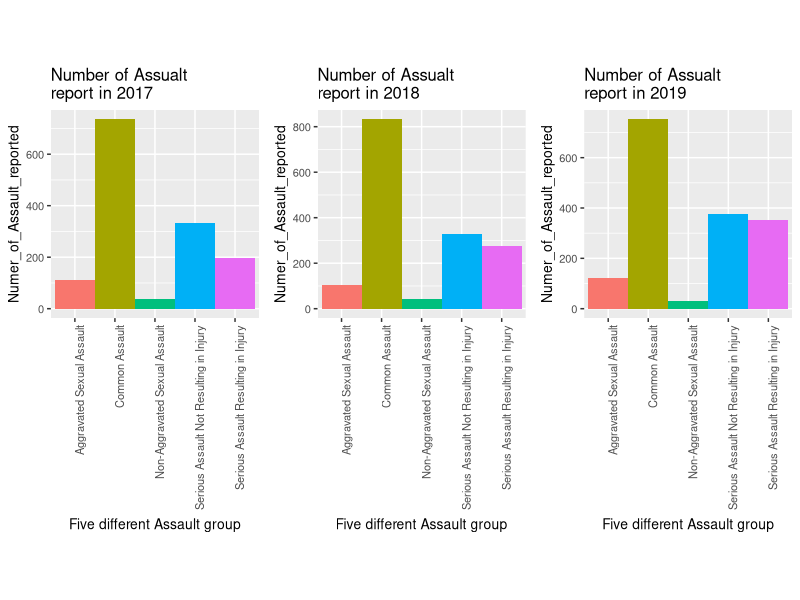
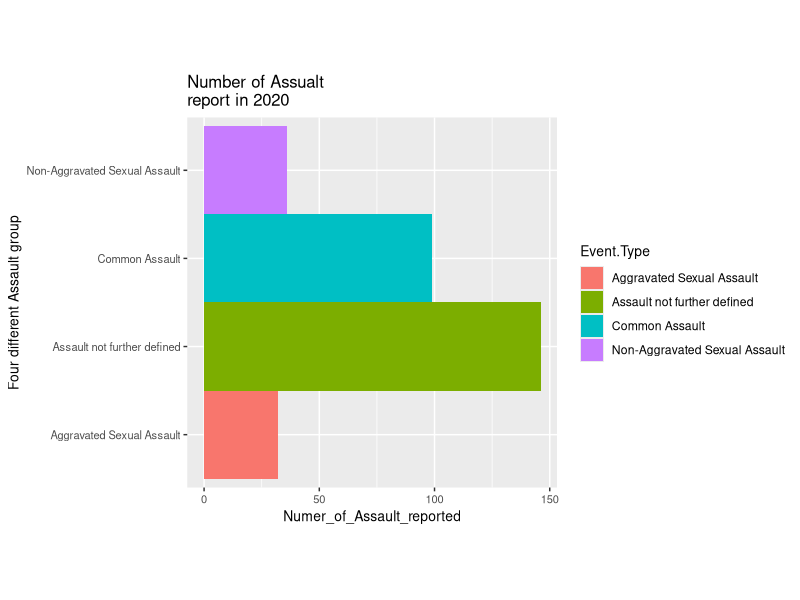
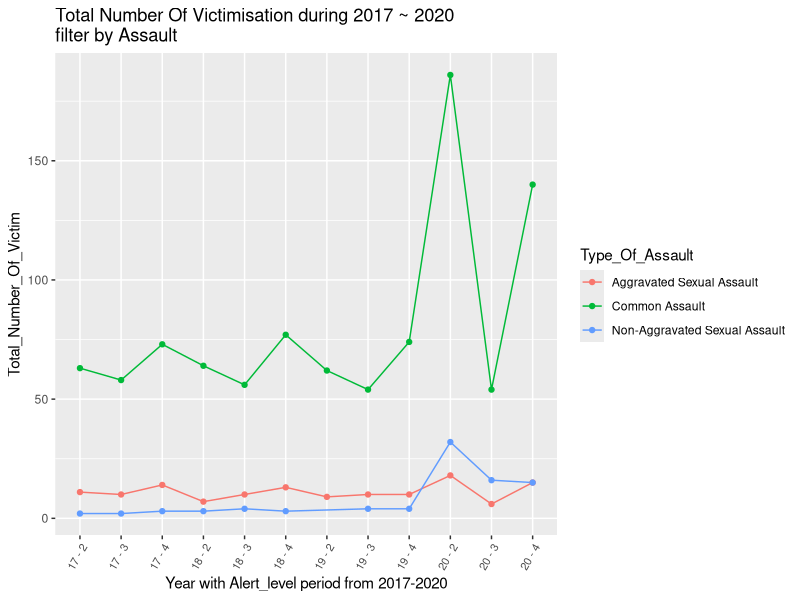

These figures' R source, in order:
## ---- chunk 1
#Load the csv file
covid <- read.csv("Covid calls for service cleaned.csv", 
                         header = TRUE, 
                         stringsAsFactors = FALSE)
victim <- read.csv("Victimisations_time_and_place (cleaned).csv", 
                         header = TRUE, 
                         stringsAsFactors = FALSE)

head(covid,5)
head(victim,5)
## ---- chunk 2
unique(covid$Event.Type)
unique(victim$ANZSOC.Group)
## ---- chunk 3
#Also, I will extract three assault divided into three diffrent year
library(dplyr)
library(tidyr)
library(knitr)
library(tidyverse)

#I just divided to extract three different year
victim_year <- separate(victim, "date", c("day", "month", "year")) 
head(victim_year)

#check datastructure
str(victim_year)

#Extract three year
victim_2017 <- victim_year[victim_year$year == "17",]
victim_2018 <- victim_year[victim_year$year == "18",]
victim_2019 <- victim_year[victim_year$year == "19",]

head(victim_2017)
head(victim_2018)
head(victim_2019)

ANZSOC.count <- victim_2017 %>% count(ANZSOC.Group)
ANZSOC.count
## ---- chunk 4
library(ggplot2)
library(ggpubr)
ANZSOC.count <- victim_2017 %>% count(ANZSOC.Group)
ANZSOC.count

#ggplot(data = victim_2017) +
#  geom_bar(mapping = aes(x = ANZSOC.Group,fill =ANZSOC.Group ))


bar_2017 <- ggplot(data = victim_2017) + 
  geom_bar(
    mapping = aes(x = ANZSOC.Group, fill = ANZSOC.Group), 
    show.legend = FALSE,
    width = 1
  ) + 
  theme(aspect.ratio = 1,title = element_text(size=10),axis.title = element_text(size=10),
        axis.text.y = element_text(size=8),axis.text.x = element_text(angle=90, hjust=1,size=8)) +
  labs(title="Number of Assualt \nreport in 2017",x = "Five different Assault group", y = "Numer_of_Assault_reported")

ANZSOC.count_2018 <- victim_2018 %>% count(ANZSOC.Group)
ANZSOC.count_2018

#ggplot(data = victim_2017) +
#  geom_bar(mapping = aes(x = ANZSOC.Group,fill =ANZSOC.Group ))


bar_2018 <- ggplot(data = victim_2018) + 
  geom_bar(
    mapping = aes(x = ANZSOC.Group, fill = ANZSOC.Group), 
    show.legend = FALSE,
    width = 1
  ) + 
  theme(aspect.ratio = 1,title = element_text(size=10),axis.text.y = element_text(size=8),
        axis.text.x = element_text(angle=90, hjust=1,size=8)) +
  labs(title="Number of Assualt \nreport in 2018",x = "Five different Assault group", y = "Numer_of_Assault_reported")

bar_2019 <- ggplot(data = victim_2019) + 
  geom_bar(
    mapping = aes(x = ANZSOC.Group, fill = ANZSOC.Group), 
    show.legend = FALSE,
    width = 1
  ) + 
  theme(aspect.ratio = 1,title = element_text(size=10),axis.text.y = element_text(size=8),
        axis.text.x = element_text(angle=90, hjust=1,size=8)) +
  labs(title="Number of Assualt \nreport in 2019",x = "Five different Assault group", y = "Numer_of_Assault_reported")


covid_2020 <- ggplot(data = covid) + 
  geom_bar(
    mapping = aes(x = Event.Type, fill = Event.Type), 
    show.legend = FALSE,
    width = 1
  ) + 
  theme(aspect.ratio = 1,title = element_text(size=10),axis.text.y = element_text(size=8),axis.text.x = element_text(angle=90, hjust=1,size=8)) +
  labs(title="Number of Assualt \nreport in 2020",x = "Four different Assault group", y = "Numer_of_Assault_reported")

#Visualise victim dataset year (2017,2018,2019) Together
figure <- ggarrange(bar_2017,bar_2018,bar_2019,
                    ncol=3,nrow=1)

#If We want see all four plots together run this
#figure <- ggarrange(bar_2017,bar_2018,bar_2019,covid_2020,
#                    ncol=4,nrow=1)

figure
## ---- chunk 5
#Assault Count in Covid dataset 
covid.count_2020 <- covid %>% count(Event.Type)
covid.count_2020
#Plot the only Covid one as it has only four Assault
covid_2020 <- ggplot(data = covid) + 
  geom_bar(
    mapping = aes(x = Event.Type, fill = Event.Type), 
    show.legend = TRUE,
    width = 1
  ) + 
  theme(aspect.ratio = 1,title = element_text(size=10),axis.text.y = element_text(size=8),axis.text.x = element_text(size=8)) +
  labs(title="Number of Assualt \nreport in 2020",x = "Four different Assault group", y = "Numer_of_Assault_reported")

covid_2020 + coord_flip()
#bar + coord_polar()
## ---- chunk 6
data_merged <- read.csv("merged data (Final).csv", 
                         header = TRUE, 
                         stringsAsFactors = FALSE)

data_merged <- data_merged[,-1]
head(data_merged)
str(data_merged)
## ---- chunk 7
#Filtered by only three Common Assualts

data_merged_assault <- data_merged %>%
  filter(Event == "Aggravated Sexual Assault" | Event == "Common Assault" | Event == "Non-Aggravated Sexual Assault")


head(data_merged_assault)
unique(data_merged_assault$Event)

#Try to add Month depends on the Alter level 
data_merged_assault$month <-      ifelse(data_merged_assault$Alert.Level =="4", 4,
      ifelse(data_merged_assault$Alert.Level =="3", 5, 6))

unique(data_merged_assault$month)
tail(data_merged_assault)
## ---- chunk 8
#Filtered by only three Common Assualts
data_merged_assault <- data_merged %>%
  filter(Event == "Aggravated Sexual Assault" | Event == "Common Assault" | Event == "Non-Aggravated Sexual Assault")


head(data_merged_assault)
unique(data_merged_assault$Event)

#Try to add Month depends on the Alter level 
data_merged_assault$month <-      ifelse(data_merged_assault$Alert.Level =="4", 4,
      ifelse(data_merged_assault$Alert.Level =="3", 5, 6))

#Just used Year with Level instead of Month 
#This is because Month is bit ambiguous.
data_merged_assault$yearLevel <- paste(data_merged_assault$year,'-',data_merged_assault$Alert.Level)

unique(data_merged_assault$month)
tail(data_merged_assault,10)
## ---- chunk 9
#Data group by Assault and year_level. 
by_event_year <-data_merged_assault %>% group_by(Event,yearLevel)
#Summarize the number of victimisation 
#To make tidy graph otherwise even same period the number of victimisation are different as different region
by_yearLevel <- summarise(by_event_year, Total_Number_Of_Victim = sum(Number.of.Victimizations))
by_yearLevel
## ---- chunk 10
#Filtered by only three Common Assualts

by_yearLevel$Type_Of_Assault <- as.factor(by_yearLevel$Event)

ggplot(data=by_yearLevel, aes(x=yearLevel, y=Total_Number_Of_Victim, group = Event, colour = Type_Of_Assault)) + geom_line()+     geom_point()+theme(axis.text.x = element_text(angle = 60, hjust = 1, size = 8)) +
labs(title='Total Number Of Victimisation during 2017 ~ 2020 \nfilter by Assault',x ="Year with Alert_level period from 2017-2020")

